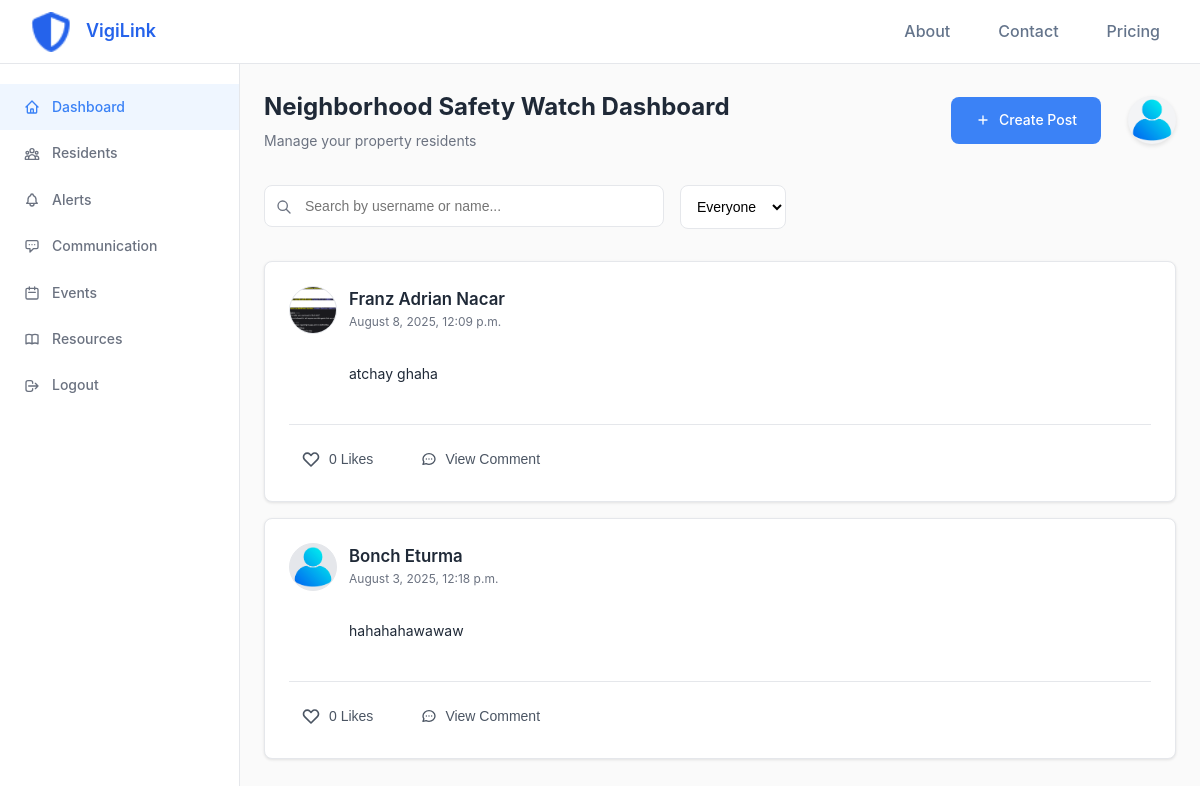
The page /user/dashboard/ (signed in) on the database as committed earlier.
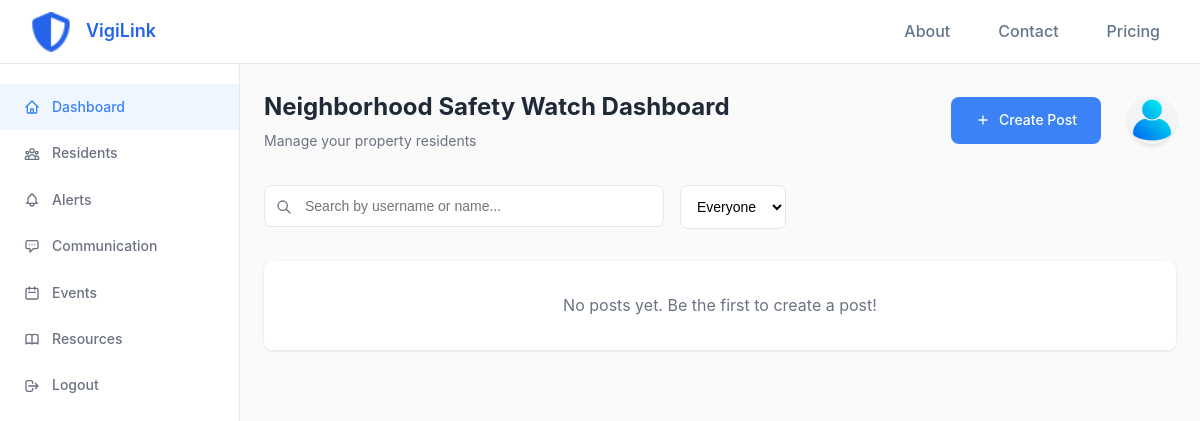
The same page on the database as committed later.
### accounts/models.py (models this page shows)
class User(AbstractUser):
    first_name = None
    last_name = None
    ROLE_CHOICES = (
        ('guest', 'Guest'),
        ('resident', 'Resident'),
        ('communityowner', 'Community Owner'),
        ('security', 'Security'),
        ('admin', 'Admin'),
    )
    full_name = models.CharField(max_length=300, blank=True)
    city = models.ForeignKey(City, on_delete=models.SET_NULL, null=True, blank=True)
    district = models.ForeignKey(District, on_delete=models.SET_NULL, null=True, blank=True)
    contact = models.CharField(max_length=50, blank=True)
    is_verified = models.BooleanField(default=False)
    verification_code = models.CharField(max_length=6, blank=True, null=True)
    verification_code_created = models.DateTimeField(null=True, blank=True)
    profile_picture = models.ImageField(upload_to='profile_pictures/', default='accounts/static/accounts/images/profile.png')
    role = models.CharField(max_length=20, choices=ROLE_CHOICES, default='guest')
    address = models.TextField(blank=True)
    block = models.CharField(max_length=50, blank=True)
    lot = models.CharField(max_length=50, blank=True)
    about = models.TextField(blank=True, help_text='A short bio or description about yourself')
    objects = CustomUserManager()
    USERNAME_FIELD = 'username'
    REQUIRED_FIELDS = ['email', 'full_name']
    class Meta:
        verbose_name = _('user')
        verbose_name_plural = _('users')
    def __str__(self):
        return self.username

### user_panel/models.py (models this page shows, shortened)
class Post(models.Model):
    post_id = models.AutoField(primary_key=True)
    user = models.ForeignKey(settings.AUTH_USER_MODEL, on_delete=models.CASCADE, related_name='posts')
    message = models.TextField(blank=True)
    uploaded_at = models.DateTimeField(default=timezone.now)
    def get_images(self):
        return self.images.all()

### user_panel/views.py (the view)
# urls.py: path('dashboard/', views.admin_dashboard, name='admin_dashboard'),
@login_required
def dashboard(request):
    logger.info(f"Dashboard view accessed by user: {request.user.username}")
    try:
        search_query = request.GET.get('search', '')
        location_filter = request.GET.get('location', 'everyone')
        posts_query = Post.objects.all()
        if search_query:
            posts_query = posts_query.filter(
                models.Q(user__username__icontains=search_query) |
                models.Q(user__full_name__icontains=search_query)
            )
        if location_filter == 'local' and request.user.city and request.user.district:
            posts_query = posts_query.filter(
                user__city=request.user.city,
                user__district=request.user.district
            )
        posts = posts_query.order_by('-uploaded_at')
        for post in posts:
            post.user_reacted = post.reactions.filter(user=request.user).exists()
            post.reaction_count = post.reactions.count()
            post.reply_count = post.replies.count()
        no_results = False
        if search_query and not posts.exists():
            no_results = True
            no_results_message = f"No posts found from users matching '{search_query}'."
        context = {
            'posts': posts,
            'search_query': search_query,
            'location_filter': location_filter,
            'no_results': no_results,
            'no_results_message': no_results_message if 'no_results_message' in locals() else ''
        }
        if request.headers.get('X-Requested-With') == 'XMLHttpRequest':
            response = render(request, 'dashboard/posts_container.html', context)
            response['Content-Type'] = 'text/html; charset=utf-8'
            return response
        else:
            return render(request, 'dashboard/dashboard.html', context)
    except Exception as e:
        logger.error(f"Error rendering dashboard: {str(e)}")
        return HttpResponse(f"Error loading dashboard: {str(e)}")

### user_panel/templates/dashboard/dashboard.html (shortened to what this page needs)
{% extends 'dashboard/base.html' %}
{% load static %}
{% block content %}
        <div class="dashboard-header">
            <div class="dashboard-title">
                <h1>Neighborhood Safety Watch Dashboard</h1>
                <p>Manage your property residents</p>
            </div>
            <div class="header-actions">
                <a href="{% url 'create_post' %}" class="create-post-btn" style="margin-right: 5px; text-decoration: none;">
                    <svg width="16" height="16" fill="none" stroke="currentColor" viewBox="0 0 24 24">
                        <path stroke-linecap="round" stroke-linejoin="round" stroke-width="2" d="M12 6v6m0 0v6m0-6h6m-6 0H6"/>
                    </svg>
                    Create Post
                </a>
                <a href="{% url 'view_profile' %}" class="user-avatar">
                    <img src="{{ request.user.profile_picture.url|default:'/static/accounts/images/profile.png' }}" alt="{{ request.user.full_name }}" class="avatar-img" onerror="this.src='/static/accounts/images/profile.png'">
                </a>
            </div>
        </div>
        <div class="search-filters">
            <div class="search-container">
                <svg class="search-icon" fill="none" stroke="currentColor" viewBox="0 0 24 24">
                    <path stroke-linecap="round" stroke-linejoin="round" stroke-width="2" d="M21 21l-6-6m2-5a7 7 0 11-14 0 7 7 0 0114 0z"/>
                </svg>
                <form id="search-form" method="get" action="{% url 'dashboard' %}">
                    <input type="text" name="search" class="search-input" placeholder="Search by username or name..." value="{{ request.GET.search|default:'' }}">
                </form>
            </div>
            <div class="filter-controls">
                <div class="filter-group">
                    <select class="select-dropdown" id="location-filter">
                        <option value="everyone" {% if request.GET.location == 'everyone' or not request.GET.location %}selected{% endif %}>Everyone</option>
                    </select>
                </div>
            </div>
        </div>
        <div class="posts-container">
            {% include 'dashboard/posts_container.html' %}
        </div>
{% endblock %}

### user_panel/templates/dashboard/base.html (shortened to what this page needs)
<!DOCTYPE html>
<html lang="en">
<head>
    {% load static %}
    <link rel="stylesheet" href="{% static 'dashboard/css/dashboard_styles.css' %}">
    <link rel="stylesheet" href="{% static 'dashboard/css/post_styles.css' %}">
    <link rel="stylesheet" href="https://cdnjs.cloudflare.com/ajax/libs/font-awesome/6.4.2/css/all.min.css" />
</head>
<body>
    <header class="header">
        <div class="header-left">
            <div class="logo" style="margin-left: 15px;">
                <a href="/user/dashboard/" style="text-decoration: none; color: inherit; display: flex; align-items: center;">
                    <img src="{% static 'accounts/images/vigilink_logo.png' %}" alt="VigiLink Logo" class="logo-img" style="height:40px;">
                    <span class="logo-text" style="vertical-align:middle; margin-left: 15px; color: #2563EB;">VigiLink</span>
                </a>
            </div>
        </div>
        <div class="header-right">
            <nav class="nav-links">
                <a href="{% url 'about' %}">About</a>
                <a href="{% url 'contact' %}">Contact</a>
                <a href="{% url 'pricing' %}">Pricing</a>
            </nav>
        </div>
    </header>
    <div class="sidebar" id="sidebar">
        <nav class="sidebar-nav">
            <a href="/user/dashboard/" class="sidebar-link active">
                <svg class="sidebar-icon" fill="none" stroke="currentColor" viewBox="0 0 24 24">
                    <path stroke-linecap="round" stroke-linejoin="round" stroke-width="2" d="M3 12l2-2m0 0l7-7 7 7M5 10v10a1 1 0 001 1h3m10-11l2 2m-2-2v10a1 1 0 01-1 1h-3m-6 0a1 1 0 001-1v-4a1 1 0 011-1h2a1 1 0 011 1v4a1 1 0 001 1m-6 0h6"/>
                </svg>
                Dashboard
            </a>
            <a href="#" class="sidebar-link">
                Residents
            </a>
            <a href="#" class="sidebar-link">
                Alerts
            </a>
            <a href="#" class="sidebar-link">
                <svg class="sidebar-icon" fill="none" stroke="currentColor" viewBox="0 0 24 24">
                    <path stroke-linecap="round" stroke-linejoin="round" stroke-width="2" d="M8 10h.01M12 10h.01M16 10h.01M9 16H5a2 2 0 01-2-2V6a2 2 0 012-2h14a2 2 0 012 2v8a2 2 0 01-2 2h-5l-5 5v-5z"/>
                </svg>
                Communication
            </a>
            <a href="#" class="sidebar-link">
                <svg class="sidebar-icon" fill="none" stroke="currentColor" viewBox="0 0 24 24">
                    <path stroke-linecap="round" stroke-linejoin="round" stroke-width="2" d="M8 7V3m8 4V3m-9 8h10M5 21h14a2 2 0 002-2V7a2 2 0 00-2-2H5a2 2 0 00-2 2v12a2 2 0 002 2z"/>
                </svg>
                Events
            </a>
            <a href="#" class="sidebar-link">
                Resources
            </a>
            <a href="/accounts/logout/" class="sidebar-link">
                <svg class="sidebar-icon" fill="none" stroke="currentColor" viewBox="0 0 24 24">
                    <path stroke-linecap="round" stroke-linejoin="round" stroke-width="2" d="M17 16l4-4m0 0l-4-4m4 4H7m6 4v1a3 3 0 01-3 3H6a3 3 0 01-3-3V7a3 3 0 013-3h4a3 3 0 013 3v1"/>
                </svg>
                Logout
            </a>
        </nav>
    </div>
    <main class="main-content" id="mainContent">
        {% block content %}{% endblock %}
    </main>
</body>
</html>

### user_panel/templates/dashboard/posts_container.html (shortened to what this page needs)
{% if no_results %}
<div class="no-results-message" style="text-align: center; padding: 20px; background-color: #f8f9fa; border-radius: 8px; margin: 20px 0;">
    <p style="font-size: 18px; color: #6c757d;">{{ no_results_message }}</p>
</div>
{% elif posts %}
    {% for post in posts %}
    <div class="post-card">
        <div class="post-header">
            <img src="{% if post.user.profile_picture %}{{ post.user.profile_picture.url }}{% else %}/static/accounts/images/profile.png{% endif %}" alt="{{ post.user.full_name }}" class="post-avatar" onerror="this.src='/static/accounts/images/profile.png'">
            <div class="post-info">
                <div class="post-header-info">
                    <div class="post-author"><a href="{% url 'view_user_profile' post.user.id %}" style="text-decoration: none; color: inherit;" class="author-link">{{ post.user.full_name }}</a></div>
                    <div class="post-date">{{ post.uploaded_at|date:"F j, Y, g:i a" }}</div>
                </div>
                <div class="post-content">{{ post.message }}</div>
            </div>
        </div>
        <div class="post-actions">
            <div class="action-buttons">
                <form method="post" action="{% url 'react_to_post' post.post_id %}" class="reaction-form" style="display: inline;" onsubmit="return false;">
                    <button type="button" class="reaction-btn {% if post.user_reacted %}reacted{% endif %}">
                        <svg width="20" height="20" fill="{% if post.user_reacted %}#ef4444{% else %}none{% endif %}" stroke="{% if post.user_reacted %}#ef4444{% else %}currentColor{% endif %}" viewBox="0 0 24 24">
                            <path stroke-linecap="round" stroke-linejoin="round" stroke-width="2" d="M4.318 6.318a4.5 4.5 0 000 6.364L12 20.364l7.682-7.682a4.5 4.5 0 00-6.364-6.364L12 7.636l-1.318-1.318a4.5 4.5 0 00-6.364 0z"/>
                        </svg>
                        <span>{{ post.reaction_count }} {% if post.reaction_count == 1 %}Like{% else %}Likes{% endif %}</span>
                    </button>
                </form>
                <button class="reply-btn" data-post-id="{{ post.post_id }}">
                    <span>View Comment</span>
                </button>
            </div>
        </div>
    </div>
    {% endfor %}
{% else %}
    <div class="no-posts">
        <p>No posts yet. Be the first to create a post!</p>
    </div>
{% endif %}

### user_panel/static/dashboard/css/dashboard_styles.css (style rules this page uses)
* { margin: 0; padding: 0; box-sizing: border-box; }
body { font-family: -apple-system, BlinkMacSystemFont, 'Segoe UI', Roboto, 'Helvetica Neue', Arial, sans-serif; background-color: #fafafa; color: #1f2937; line-height: 1.6; }
.header { position: fixed; top: 0; left: 0; right: 0; height: 64px; background: white; border-bottom: 1px solid #e5e7eb; display: flex; align-items: center; justify-content: space-between; padding: 0 1rem; z-index: 50; }
.header-left { display: flex; align-items: center; gap: 1rem; }
.logo { display: flex; align-items: center; gap: 0.5rem; }
.logo-text { font-size: 1.125rem; font-weight: 600; color: #1f2937; }
.header-right { display: flex; align-items: center; gap: 1.5rem; }
.nav-links { display: flex; gap: 1rem; margin-right: 0.5rem; }
.nav-links a { text-decoration: none; color: #64748b; font-weight: 500; transition: color 0.2s; padding: 0.5rem 1rem; border-radius: 0.375rem; }
.user-avatar { width: 48px; height: 48px; border-radius: 50%; background: #f3f4f6; color: white; display: flex; align-items: center; justify-content: center; font-size: 1.125rem; font-weight: 500; box-shadow: 0 2px 4px rgba(0, 0, 0, 0.1); margin-left: 10px; overflow: hidden; }
.avatar-img { width: 100%; height: 100%; object-fit: cover; }
.header-actions { display: flex; align-items: center; gap: 0.75rem; }
.sidebar { position: fixed; top: 64px; left: 0; width: 240px; height: calc(100vh - 64px); background: white; border-right: 1px solid #e5e7eb; transition: transform 0.3s ease; z-index: 40; }
.sidebar-nav { list-style: none; margin-top: 20px; }
.sidebar-nav a { display: flex; align-items: center; gap: 0.75rem; padding: 0.75rem 1.5rem; color: #6b7280; text-decoration: none; font-size: 0.875rem; font-weight: 500; transition: all 0.3s; }
.sidebar-nav a.active { background: #eff6ff; color: #3b82f6; }
.sidebar-nav svg { width: 16px; height: 16px; stroke-width: 2; }
.main-content { margin-left: 240px; margin-top: 64px; padding: 1.5rem; min-height: calc(100vh - 64px); transition: margin-left 0.3s ease; }
.dashboard-header { display: flex; justify-content: space-between; align-items: center; margin-bottom: 2rem; flex-wrap: wrap; gap: 1rem; }
.dashboard-header .header-actions { display: flex; align-items: center; }
.dashboard-title h1 { font-size: 1.5rem; font-weight: 700; color: #1f2937; margin-bottom: 0.25rem; }
.dashboard-title p { color: #6b7280; font-size: 0.875rem; }
.create-post-btn { background: #3b82f6; color: white; border: none; padding: 0.75rem 1.5rem; border-radius: 0.5rem; font-size: 0.875rem; font-weight: 500; cursor: pointer; display: flex; align-items: center; gap: 0.5rem; transition: background-color 0.3s; }
.search-filters { display: flex; gap: 1rem; margin-bottom: 2rem; flex-wrap: wrap; }
.search-container { position: relative; flex: 1; max-width: 400px; }
.search-input { width: 100%; padding: 0.75rem 1rem 0.75rem 2.5rem; border: 1px solid #e5e7eb; border-radius: 0.5rem; font-size: 0.875rem; background: white; }
.search-icon { position: absolute; left: 0.75rem; top: 50%; transform: translateY(-50%); width: 16px; height: 16px; stroke: #6b7280; }
.filter-controls { display: flex; gap: 0.75rem; }
.filter-group { display: flex; align-items: center; gap: 1rem; width: 100%; justify-content: space-between; }
.select-dropdown { padding: 0.75rem; border: 1px solid #e5e7eb; border-radius: 0.5rem; background: white; font-size: 0.875rem; cursor: pointer; }
.posts-container { display: flex; flex-direction: column; gap: 1rem; }

### user_panel/static/dashboard/css/post_styles.css (style rules this page uses)
.no-posts { background: white; border-radius: 0.5rem; box-shadow: 0 1px 3px rgba(0, 0, 0, 0.1); padding: 2rem; text-align: center; color: #6b7280; }
.no-posts p { font-size: 1rem; margin: 0; }

Rows that differ between the two databases and show on the page:
removed Post: user.profile_picture (picture), user.full_name "Franz Adrian Nacar", uploaded_at "August 8, 2025, 12:09 p.m.", message "atchay ghaha", reaction_count "0", shows "Likes"
removed Post: user.profile_picture (placeholder picture), user.full_name "Bonch Eturma", uploaded_at "August 3, 2025, 12:18 p.m.", message "hahahahawawaw", reaction_count "0", shows "Likes"
Other text that changed with them:
text now shown: "No posts yet. Be the first to create a post!"
